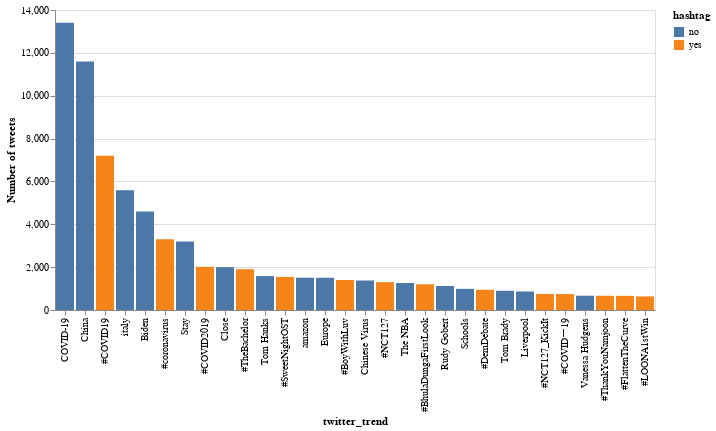

Notebook code for this chart:
### Code cell
# Plot
alt.Chart(df_2[:30]).mark_bar().encode(
    alt.X('twitter_trend', sort=my_sort),
    alt.Y('sum', title="Number of tweets"),
    alt.Color('hashtag'),
    tooltip=['twitter_trend', 'sum', 'hashtag']
)

### Figure 1 — Vega-Lite specification as saved in the notebook (floating-point values rounded to 4 significant figures; data arrays with more than 128 entries replaced by an {"elided": "..."} marker saying what was removed)
{"$schema": "https://vega.github.io/schema/vega-lite/v4.8.1.json", "config": {"view": {"continuousHeight": 300, "continuousWidth": 400}}, "data": {"name": "data-0114dcb40ca13c5897678df75eeb31a4"}, "datasets": {"data-0114dcb40ca13c5897678df75eeb31a4": [{"count": 3, "hashtag": "no", "max": 5600, "mean": 4467.0, "min": 2400, "sum": 13400, "twitter_trend": "COVID-19"}, {"count": 6, "hashtag": "no", "max": 3400, "mean": 1933.0, "min": 1200, "sum": 11600, "twitter_trend": "China"}, {"count": 3, "hashtag": "yes", "max": 3200, "mean": 2400, "min": 1000, "sum": 7200, "twitter_trend": "#COVID19"}, {"count": 7, "hashtag": "no", "max": 1100, "mean": 797.6, "min": 524.4, "sum": 5583.0, "twitter_trend": "italy"}, {"count": 2, "hashtag": "no", "max": 2800, "mean": 2300, "min": 1800, "sum": 4600, "twitter_trend": "Biden"}, {"count": 2, "hashtag": "yes", "max": 1700, "mean": 1650, "min": 1600, "sum": 3300, "twitter_trend": "#coronavirus"}, {"count": 2, "hashtag": "no", "max": 1700, "mean": 1600, "min": 1500, "sum": 3200, "twitter_trend": "Stay"}, {"count": 3, "hashtag": "yes", "max": 847.1, "mean": 671.3, "min": 567.2, "sum": 2014, "twitter_trend": "#COVID2019"}, {"count": 2, "hashtag": "no", "max": 1000, "mean": 1000, "min": 1000, "sum": 2000, "twitter_trend": "Close"}, {"count": 5, "hashtag": "yes", "max": 663.2, "mean": 380.9, "min": 134.9, "sum": 1905.0, "twitter_trend": "#TheBachelor"}, {"count": 2, "hashtag": "no", "max": 835.2, "mean": 791.5, "min": 747.9, "sum": 1583.0, "twitter_trend": "Tom Hanks"}, {"count": 3, "hashtag": "yes", "max": 719.2, "mean": 514.6, "min": 233, "sum": 1544.0, "twitter_trend": "#SweetNightOST"}, {"count": 2, "hashtag": "no", "max": 837.2, "mean": 753.2, "min": 669.2, "sum": 1506.0, "twitter_trend": "amazon"}, {"count": 2, "hashtag": "no", "max": 788.6, "mean": 752.6, "min": 716.6, "sum": 1505.0, "twitter_trend": "Europe"}, {"count": 1, "hashtag": "yes", "max": 1400, "mean": 1400, "min": 1400, "sum": 1400, "twitter_trend": "#BoyWithLuv"}, {"count": 2, "hashtag": "no", "max": 896.2, "mean": 687.8, "min": 479.4, "sum": 1376.0, "twitter_trend": "Chinese Virus"}, {"count": 1, "hashtag": "yes", "max": 1300, "mean": 1300, "min": 1300, "sum": 1300, "twitter_trend": "#NCT127"}, {"count": 2, "hashtag": "no", "max": 759.8, "mean": 630.6, "min": 501.4, "sum": 1261.0, "twitter_trend": "The NBA"}, {"count": 1, "hashtag": "yes", "max": 1200, "mean": 1200, "min": 1200, "sum": 1200, "twitter_trend": "#BhulaDungaFirstLook"}, {"count": 2, "hashtag": "no", "max": 584.4, "mean": 559.4, "min": 534.4, "sum": 1119.0, "twitter_trend": "Rudy Gobert"}, {"count": 1, "hashtag": "no", "max": 986.6, "mean": 986.6, "min": 986.6, "sum": 986.6, "twitter_trend": "Schools"}, {"count": 2, "hashtag": "yes", "max": 790.1, "mean": 472, "min": 153.9, "sum": 944, "twitter_trend": "#DemDebate"}, {"count": 2, "hashtag": "no", "max": 577.4, "mean": 448.5, "min": 319.6, "sum": 897, "twitter_trend": "Tom Brady"}, {"count": 1, "hashtag": "no", "max": 864.6, "mean": 864.6, "min": 864.6, "sum": 864.6, "twitter_trend": "Liverpool"}, {"count": 2, "hashtag": "yes", "max": 382.6, "mean": 375.4, "min": 368.1, "sum": 750.7, "twitter_trend": "#NCT127_KickIt"}, {"count": 1, "hashtag": "yes", "max": 743.7, "mean": 743.7, "min": 743.7, "sum": 743.7, "twitter_trend": "#COVIDー19"}, {"count": 2, "hashtag": "no", "max": 369.7, "mean": 333.2, "min": 296.7, "sum": 666.4, "twitter_trend": "Vanessa Hudgens"}, {"count": 3, "hashtag": "yes", "max": 321.6, "mean": 221.3, "min": 132.7, "sum": 664, "twitter_trend": "#ThankYouNamjoon"}, {"count": 9, "hashtag": "yes", "max": 132.6, "mean": 73.42, "min": 25.7, "sum": 660.8, "twitter_trend": "#FlattenTheCurve"}, {"count": 2, "hashtag": "yes", "max": 337.2, "mean": 317.5, "min": 297.9, "sum": 635.1, "twitter_trend": "#LOONA1stWin"}]}, "encoding": {"color": {"field": "hashtag", "type": "nominal"}, "tooltip": [{"field": "twitter_trend", "type": "nominal"}, {"field": "sum", "type": "quantitative"}, {"field": "hashtag", "type": "nominal"}], "x": {"field": "twitter_trend", "sort": {"elided": "738 str values"}, "type": "nominal"}, "y": {"field": "sum", "title": "Number of tweets", "type": "quantitative"}}, "mark": "bar"}
